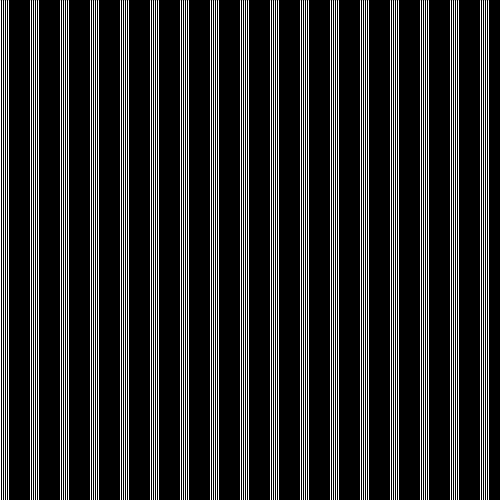
Frame 1 (no input)
Frame 60 (the mouse pressed at the canvas centre just before this capture): identical to frame 1, image omitted
Frame 120 (the mouse held since frame 60 and released just before this capture): identical to frame 1, image omitted

The Processing sketch that drew this single still picture (run headless with seeded random() and noise(); from frame 60 on, the mouse is pressed at the canvas centre):

// Processing sketch: intervals
// ── intervals.pde
void setup() {
  size(500, 500);
  fill(255);
  stroke(255);
}

void draw() {
  background(0);
  for (int x = 0; x < width; x++) {
    // Draw lines between every 30-40 pixels
    if (x%30 < 10) {
      // Only draw a line every other pixel
      if (x%2==0) {
        line(x, 0, x, height);
      }
    }
  }
}
